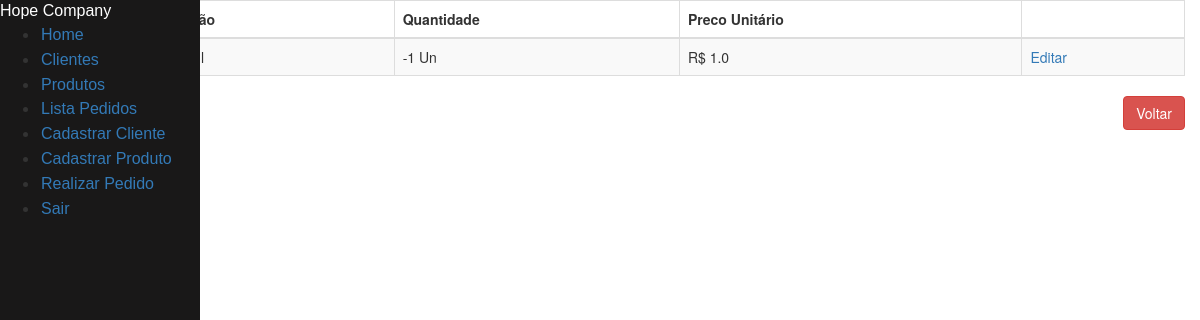
/produto/, run on an earlier commit of the app's database.
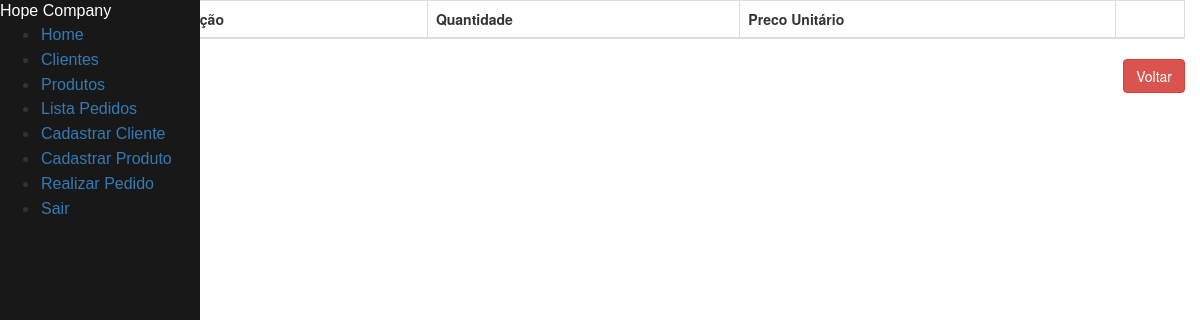
And on a later commit of the database.
### tables this page shows
CREATE TABLE estoque (
    id_estoque INTEGER PRIMARY KEY AUTOINCREMENT,
    id_produto VARCHAR(50) NOT NULL,
    quantidade INTEGER,
    FOREIGN KEY(id_produto) REFERENCES produto(id_produto)
);

CREATE TABLE produto (
    id_produto INTEGER PRIMARY KEY AUTOINCREMENT,
    descricao VARCHAR(50) NOT NULL,
    preco_unitario REAl NOT NULL
);

### clientes.py (the view)
@app.route("/produto/")
def listar_produtos_api():
    return render_template("lista_produtos.html", produtos = listar_produtos())

### clientes.py (called while the page is built)
def row_to_dict(description, row):
    if row == None:
        return None
    d = {}
    for i in range(0, len(row)):
        d[description[i][0]] = row[i]
    return d

def rows_to_dict(description, rows):
    result = []
    for row in rows:
        result.append(row_to_dict(description, row))
    return result

def conectar():
    return sqlite3.connect('clientes.db')

def listar_produtos():
    with closing(conectar()) as con, closing(con.cursor()) as cur:
        cur.execute("SELECT p.id_produto, p.descricao, p.preco_unitario, e.quantidade FROM produto p INNER JOIN estoque e ON p.id_produto = e.id_produto ORDER BY p.id_produto")
        return rows_to_dict(cur.description, cur.fetchall())

### templates/lista_produtos.html (shortened to what this page needs)
{% extends "menu.html" %}
{% block content %}
<div class="container col-md-18">
    <div class="table-responsive" id="sailorTableArea">
        <table id="sailorTable" class="table table-striped table-bordered" width="100%">
            <thead>
                <tr>
                    <th>ID</th>
                    <th>Descrição</th>
                    <th>Quantidade</th>
                    <th>Preco Unitário</th>
                    <th>&nbsp;</th>
                </tr>
                <thead>
                    <tbody>
                        {% for produto in produtos %}
                        <tr>
                            <td>{{produto['id_produto']}}</td>
                            <td>{{produto['descricao']}}</td>
                            <td>{{produto['quantidade']}} Un</td>
                            <td>R$ {{produto['preco_unitario']}}</td>
                            <td><a href="/produto/{{produto['id_produto']}}" class="botao">Editar</a></td>
                        </tr>
                        {% endfor %}
                    </tbody>
        </table>
    </div>
</div>
    <div class="form-group">
        <label class="col-md-4 control-label" for="btnsalvar"></label>
        <div class="col-md-8 text-right">
            <a id="btncancelar" name="btncancelar" class="btn btn-danger" href="/menu">Voltar</a>
        </div>
    </div>
{% endblock %}

What changed in the data, as far as the page shows it:
removed estoque: quantidade "-1", preco_unitario "1.0"
